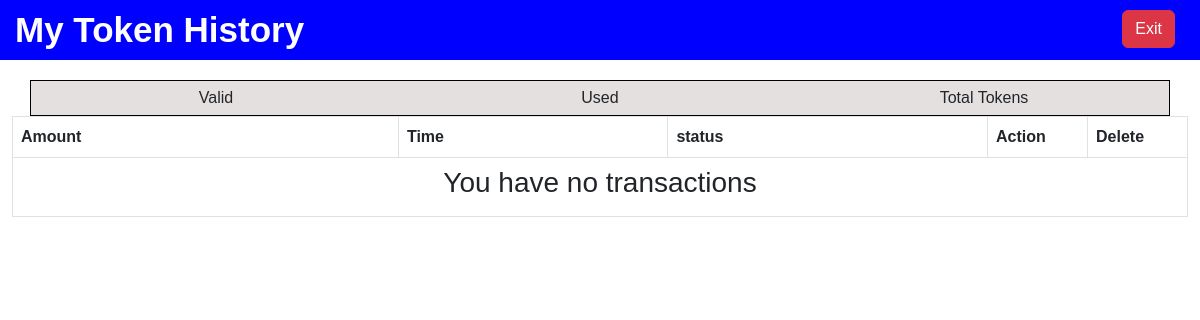
Page /my_paycodes (signed in) on the earlier database version.
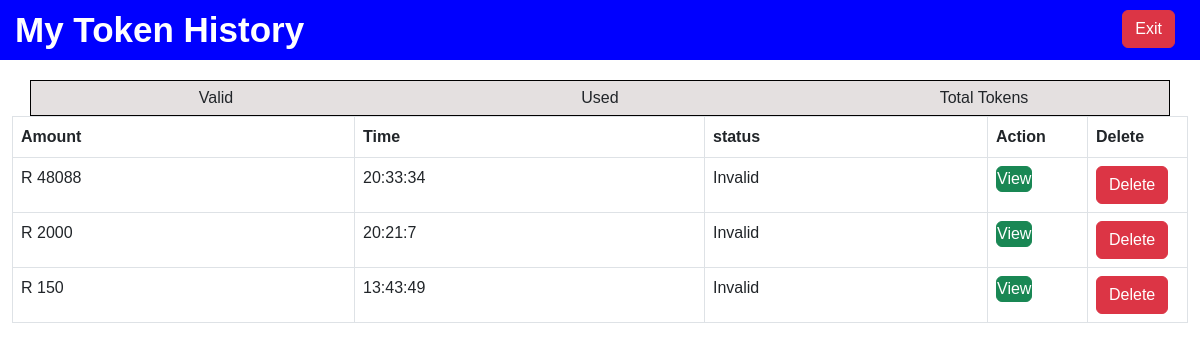
Same page on the later database version.
### app_models/accounts.py (models this page shows)
class Recharge_Tokens(db.Model):
    id = db.Column(db.Integer, primary_key=True)
    token = db.Column(db.Integer, unique=True)
    sender_name = db.Column(db.String(100))
    currency = db.Column(db.String(100))
    currency_symbol = db.Column(db.String(5))
    value = db.Column(db.Integer)
    status = db.Column(db.String(50))
    created_date = db.Column(db.Date)
    created_time = db.Column(db.Time)
    user_id = db.Column(db.ForeignKey("user.id"), nullable=False)

### app.py (the view)
@app.route("/my_paycodes")
@login_required
def my_paycodes():
    page_name = 'My Token History'
    user_id = current_user.id
    account = Accounts.query.get(user_id)
    sender_name = account.account_name
    tokens = Recharge_Tokens.query.filter_by(user_id=user_id,).order_by(
        Recharge_Tokens.created_date.desc(),
        Recharge_Tokens.created_time.desc()
    ).all()
    return render_template("funds/my_paycodes.html", tokens=tokens,page_name=page_name,sender_name=sender_name)

### app.py (called while the page is built)
@login_manager.user_loader
def load_user(user_id):
    return User.query.get(int(user_id))

### templates/funds/my_paycodes.html (shortened to what this page needs)
{% extends  'layouts/statements.html' %}
{% block content %}
<div class="container">
    <div class="row">
        <div class="col">Valid {{ valid_codes }}</div>
        <div class="col">Used {{used_codes }}</div>
        <div class="col">Total Tokens {{total_codes}}</div>
    </div>
</div>
<table class="table table-bordered">
    <thead>
        <tr>
            <th>Amount</th>
            <th>Time</th>
            <th>status</th>
            <th class="action">Action</th>
            <th class="action mobile">Delete</th>
        </tr>
    </thead>
    <tbody>
        {% if tokens %}
        {% for token in tokens %}
        <tr >
            <td class="{{balance}}" >{{ token.currency_symbol}} {{ token.value }}</td>
            <td>{{token.created_time.hour}}:{{token.created_time.minute}}:{{token.created_time.second}}</td>
            <td>{{ token.status|capitalize }}</td>
            <td >
                <form method="POST" action="/view_paycode">
                    <button type="submit" class="btn btn-success ">View</button>
                </form>
            </td>
            <td class="mobile">
                <form method="POST" action="{{ url_for('delete_token', token_id=token.id) }}">
                    {% if token.status == 'Valid' %}
                    <button type="submit" id="delete" class="btn btn-primary">Reverse</button>
                    {% else %}
                    <button type="submit" class="btn btn-danger ">Delete</button>
                    {% endif %}
                </form>
            </td>
        </tr>
        {% endfor %}
        {% else %}
        <tr>
            <td colspan="8">
                <center>
                    <h3>You have no transactions</h3>
                </center>
            </td>
        </tr>
        {% endif %}
    </tbody>
            </table>
{% endblock %}

### templates/layouts/statements.html (shortened to what this page needs)
<!DOCTYPE html>
<html lang="en">
<head>
    <link rel="stylesheet" href="/static/bootsrap/css/bootstrap.min.css">
    <link rel="stylesheet" href="/static/custom/css/style.css">
</head>
<body>
    {% if page_name == 'statements' %}
    <div class="header" id="mobile-content">
        <div class="row">
            <div class="col-9">
                <label for="logo" class="logo">{{page_name}}</label>
            </div>
            <div class="col-3">
                <a class="btn btn-danger" href="/account">Exit</a>
            </div>
        </div>
    </div>
    <div class="header" id="desktop-content">
        <label for="logo" class="logo">{{page_name}}</label>
        <ul>
            <li><a class="btn btn-danger" href="/account">Exit</a></li>
        </ul>
    </div>
    {% elif page_name == 'My Token History' %}
    <div class="header" id="desktop-content">
        <label for="logo" class="logo">{{page_name}}</label>
        <ul>
            <li><a class="btn btn-danger" href="/payments">Exit</a></li>
        </ul>
    </div>
    {% endif %}
    <div class="container-fluid">
        {% block content %}{% endblock %}
    </div>
</body>
</html>

### static/custom/css/style.css (style rules this page uses)
* { padding: 0; margin: 0; }
.header { background-color: blue; color: white; }
body { font-family: Arial, sans-serif; margin: 0; padding: 0; }
label.logo { color: white; text-transform: capitalize; font-size: 35px; line-height: 60px; padding: 0 15px; font-weight: bold; }
.container { margin-top: 80px; padding: 5px; border: 1px solid black; text-align: center; background-color: rgb(228, 224, 224); }
.header { background-color: blue; height: 60px; z-index: 100; position: fixed; top: 0; left: 0; right: 0; }
ul { float: right; margin-top: 10px; margin-right: 20px; }
ul li { display: inline-block; line-height: 30px; margin: 0 5px; }
a { color: rgb(232, 227, 227); padding: 5px 7px; border-radius: 20px; font-weight: bolder; background-color: rgb(3, 3, 174); text-decoration: none; transition-duration: 0.2s; }

### templates/funds/my_paycodes.html (style rules this page uses)
.action { width: 100px; }
.container { margin-top: 80px; }
.btn-success { padding: 0px; }

Differences in the rows shown:
added Recharge_Tokens: currency_symbol "R", value "48088", created_time.hour "20", created_time.minute "33", created_time.second "34", status "Invalid", shows "Delete"
added Recharge_Tokens: currency_symbol "R", value "2000", created_time.hour "20", created_time.minute "21", created_time.second "7", status "Invalid", shows "Delete"
now on this page (row edited): Recharge_Tokens: currency_symbol "R", value "150", created_time.hour "13", created_time.minute "43", created_time.second "49", status "Invalid", shows "Delete"
Other differences:
text no longer shown: "You have no transactions"
